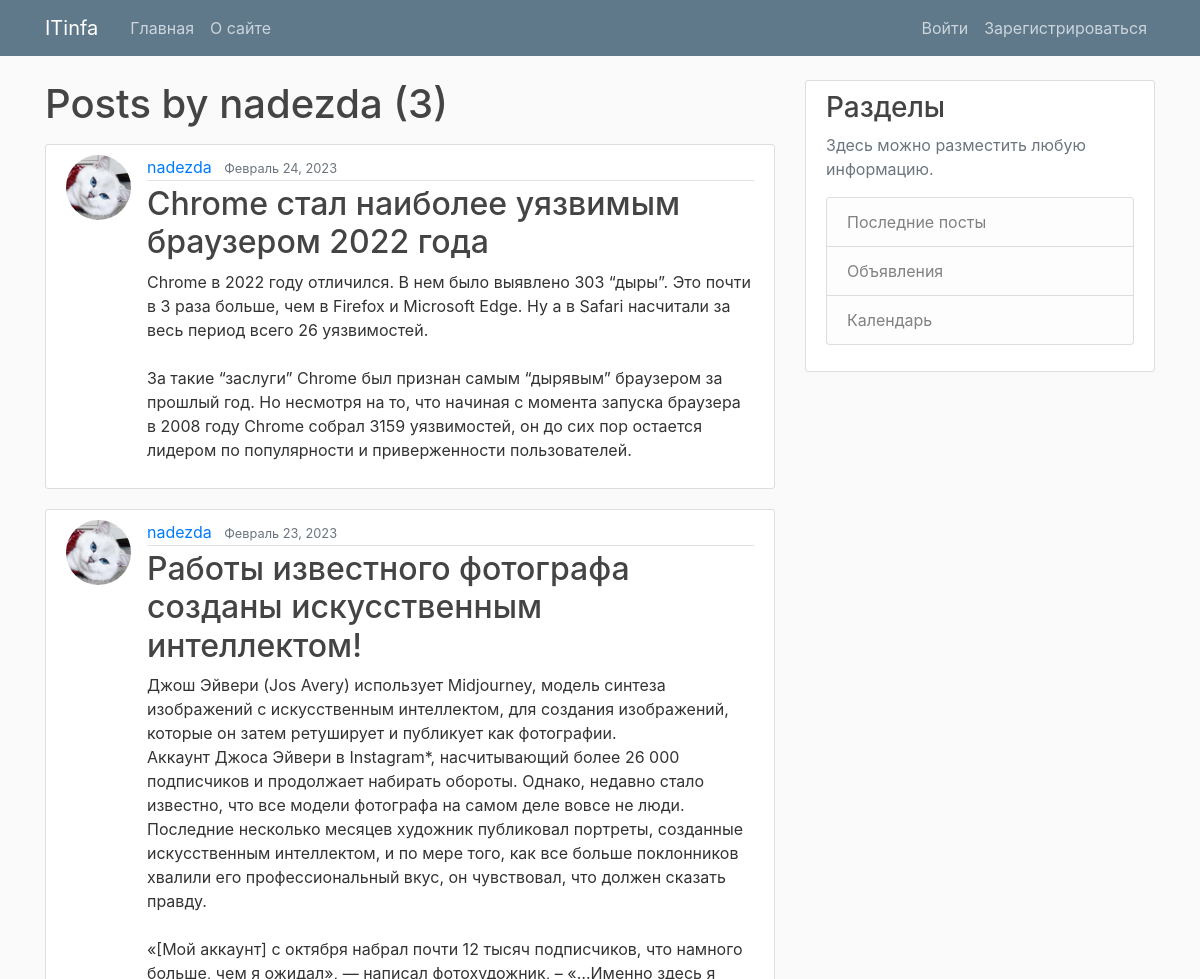
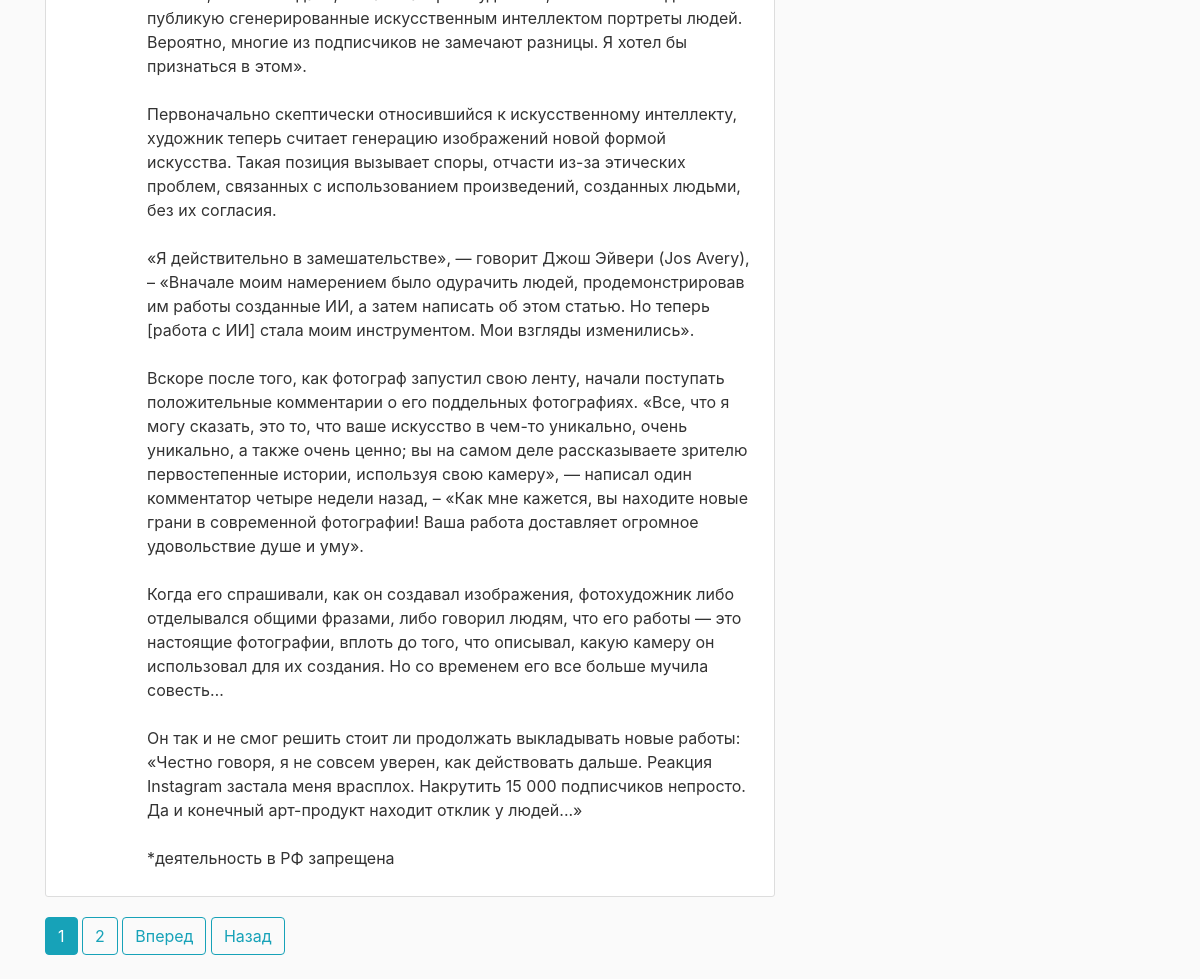
The page /user/nadezda on the database its author committed (2 pictures, top to bottom).
### blog/models.py (models this page shows, shortened)
class Post(models.Model):
    title = models.CharField(max_length=100)
    content = models.TextField()
    date_posted = models.DateTimeField(default=timezone.now)
    author = models.ForeignKey(User, on_delete=models.CASCADE)

### users/models.py (models this page shows, shortened)
class Profile(models.Model):
    user = models.OneToOneField(User, on_delete=models.CASCADE)
    image = models.ImageField(default='default.jpg', upload_to='profile_pics')

### blog/views.py (the view)
# urls.py: path('user/<str:username>', UserPostListView.as_view(), name='user-posts'),
class UserPostListView(ListView):
    model = Post
    template_name = 'blog/user_posts.html'  # <app>/<model>_<viewtype>.html
    context_object_name = 'posts'
    paginate_by = 2
    def get_queryset(self):
        user = get_object_or_404(User, username=self.kwargs.get('username'))
        return Post.objects.filter(author=user).order_by('-date_posted')

### blog/templates/blog/user_posts.html (shortened to what this page needs)
{% extends "blog/base.html" %}
{% block content %}
    <h1 class="mb-3">Posts by {{ view.kwargs.username }} ({{ page_obj.paginator.count }})</h1>
    {% for post in posts %}
        <article class="media content-section">
          <img class="rounded-circle article-img" src="{{ post.author.profile.image.url }}">
          <div class="media-body">
            <div class="article-metadata">
              <a class="mr-2" href="{% url 'user-posts' post.author.username %}">{{ post.author }}</a>
              <small class="text-muted">{{ post.date_posted|date:"F d, Y" }}</small>
            </div>
            <h2><a class="article-title" href="{% url 'post-detail' post.id %}">{{ post.title }}</a></h2>
            <p class="article-content">{{ post.content }}</p>
          </div>
        </article>
    {% endfor %}
    {% if is_paginated %}
      {% for num in page_obj.paginator.page_range %}
        {% if page_obj.number == num %}
          <a class="btn btn-info mb-4" href="?page={{ num }}">{{ num }}</a>
        {% elif num > page_obj.number|add:'-3' and num < page_obj.number|add:'3' %}
          <a class="btn btn-outline-info mb-4" href="?page={{ num }}">{{ num }}</a>
        {% endif %}
      {% endfor %}
      {% if page_obj.has_next %}
        <a class="btn btn-outline-info mb-4" href="?page={{ page_obj.next_page_number }}">Вперед</a>
        <a class="btn btn-outline-info mb-4" href="?page={{ page_obj.paginator.num_pages }}">Назад</a>
      {% endif %}
    {% endif %}
{% endblock content %}

### blog/static/blog/main.css (style rules this page uses)
body { background: #fafafa; color: #333333; margin-top: 5rem; }
h1, h2, h3, h4, h5, h6 { color: #444444; }
.content-section { background: #ffffff; padding: 10px 20px; border: 1px solid #dddddd; border-radius: 3px; margin-bottom: 20px; }
.article-title { color: #444444; }
.article-content { white-space: pre-line; }
.article-img { height: 65px; width: 65px; margin-right: 16px; }
.article-metadata { padding-bottom: 1px; margin-bottom: 4px; border-bottom: 1px solid #e3e3e3 }

### rows shown on the page
Post: author.profile.image (picture), author "nadezda", date_posted "Февраль 24, 2023", title "Chrome стал наиболее уязвимым браузером 2022 года", content "Chrome в 2022 году отличился. В нем было выявлено 303 “дыры”. Это почти в 3 раза больше, чем в Firefox и Microsoft Edge. Ну а в Safari насчитали за весь период всего 26 уязвимостей. За такие “заслуги” Chrome был признан самым “дырявым” браузером за прошлый год. Но несмотря на то, что начиная с момента запуска браузера в 2008 году Chrome собрал 3159 уязвимостей, он до сих пор остается лидером по популярности и приверженности пользователей."
Post: author.profile.image (picture), author "nadezda", date_posted "Февраль 23, 2023", title "Работы известного фотографа созданы искусственным интеллектом!", content "Джош Эйвери (Jos Avery) использует Midjourney, модель синтеза изображений с искусственным интеллектом, для создания изображений, которые он затем ретуширует и публикует как фотографии. Аккаунт Джоса Эйвери в Instagram*, насчитывающий более 26 000 подписчиков и продолжает набирать обороты. Однако, недавно стало известно, что все модели фотографа на самом деле вовсе не люди. Последние несколько месяцев художник публиковал портреты, созданные искусственным интеллектом, и по мере того, как все больше поклонников хвалили его профессиональный вкус, он чувствовал, что должен сказать правду. «[Мой аккаунт] с октября набрал почти 12 тысяч подписчиков, что намного больше, чем я ожидал», — написал…"

### other values the page prints
{{ view.kwargs.username }} "nadezda"
{{ page_obj.paginator.count }} "3"
{{ num }} "1"
{{ num }} "2"
